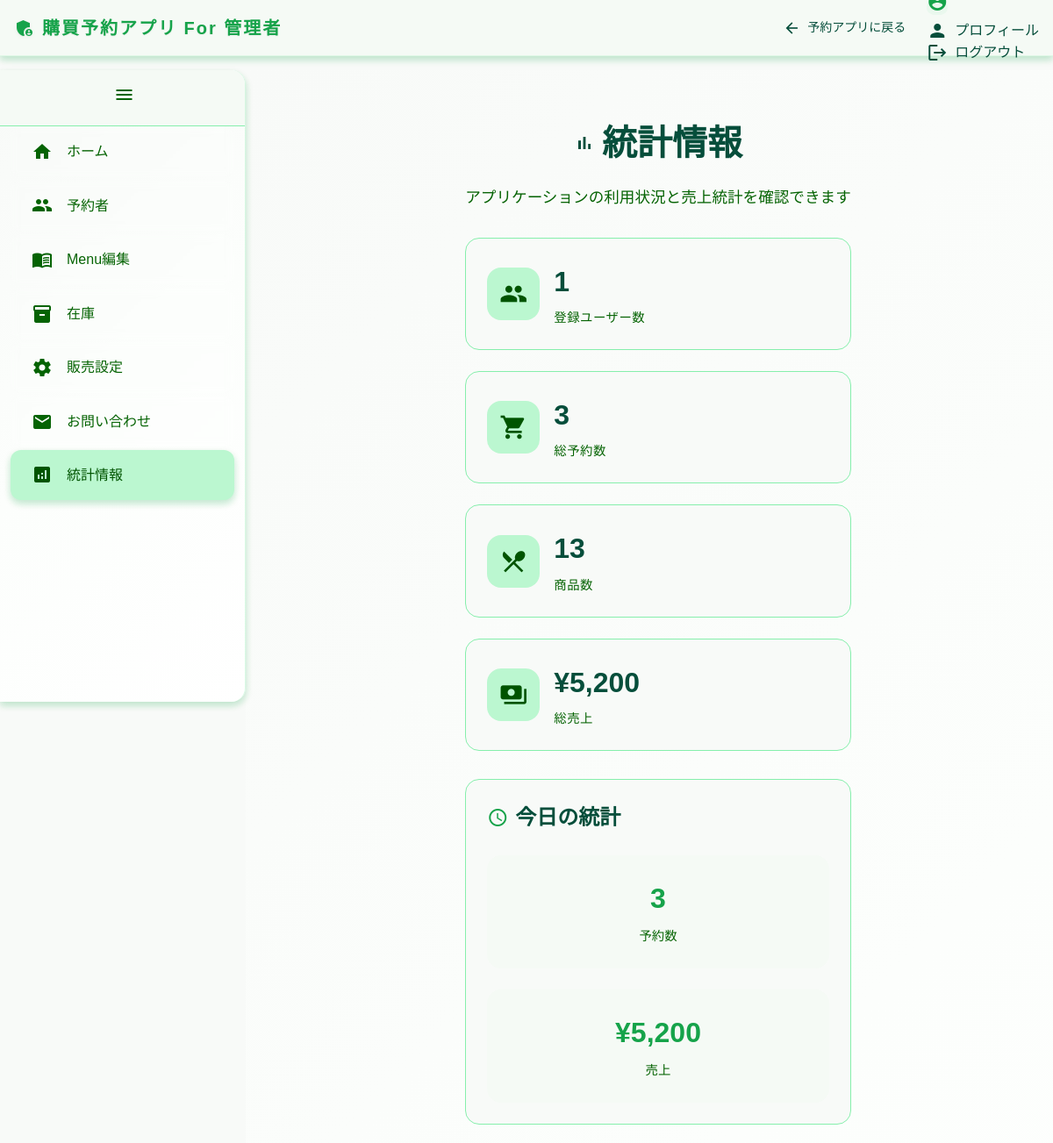
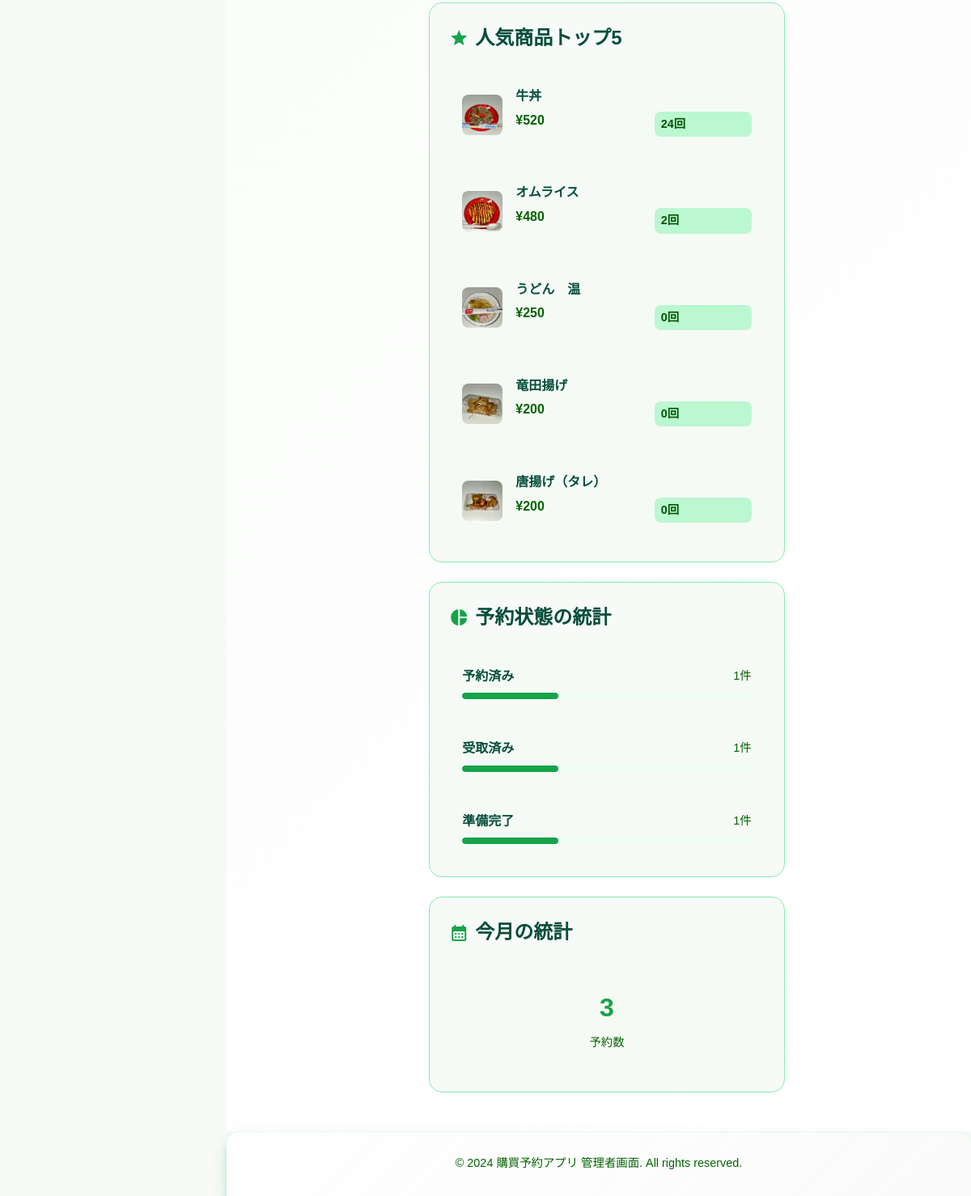
Screenshot of /admin/statistics (signed in) with the database file from the repository (2 pictures, top to bottom).
### kobuy_app/models/models.py (models this page shows, shortened)
class Menu(db.Model):
    __tablename__ = 'menu'
    id = db.Column(db.Integer, primary_key=True)
    orders = db.Column(db.Integer, nullable=False, default=0)
    productname = db.Column(db.String(255))
    price = db.Column(db.String(255))
    buy_cnt = db.Column(db.Integer) # 購入された回数
    explanation = db.Column(db.String(255))
    product_image = db.Column(db.String(255))
    category_id = db.Column(db.Integer, db.ForeignKey('menu_category.id'))

class Reserved(db.Model):
    @staticmethod
    def current_date():
        return datetime.datetime.now().date()
    @staticmethod
    def current_time():
        """
        現在の時刻を取得し、ミリ秒を1/10秒単位に丸める
        """
        now = datetime.datetime.now()
        microseconds = now.microsecond // 100000  # ミリ秒を1/10秒単位に丸める
        rounded_time = now.replace(microsecond=microseconds * 100000)
        return rounded_time.time()
    __tablename__ = 'reserved'
    id = db.Column(db.Integer, primary_key=True)
    user_id = db.Column(db.Integer, db.ForeignKey('user.id'), nullable=False)
    product_id_0 = db.Column(db.Integer, db.ForeignKey('menu.id'), nullable=False)
    product_id_1 = db.Column(db.Integer, db.ForeignKey('menu.id'), default=None)
    product_id_2 = db.Column(db.Integer, db.ForeignKey('menu.id'), default=None)
    product_id_3 = db.Column(db.Integer, db.ForeignKey('menu.id'), default=None)
    product_id_4 = db.Column(db.Integer, db.ForeignKey('menu.id'), default=None)
    reserve_day = db.Column(db.Date, default=current_date)
    reserve_time = db.Column(db.Time, default=current_time)
    price = db.Column(db.Integer)
    state = db.Column(db.String(255))
    user = db.relationship('User', backref='reservations')
    menu_item_0 = db.relationship('Menu', foreign_keys=[product_id_0])
    menu_item_1 = db.relationship('Menu', foreign_keys=[product_id_1])
    menu_item_2 = db.relationship('Menu', foreign_keys=[product_id_2])
    menu_item_3 = db.relationship('Menu', foreign_keys=[product_id_3])
    menu_item_4 = db.relationship('Menu', foreign_keys=[product_id_4])

### kobuy_app/views.py (the view, shortened to what this page needs)
@app.route("/admin/statistics")
@login_required
@admin_required
def admin_statistics():
    data = current_webdata("統計情報")
    total_users = User.query.count()
    total_reservations = Reserved.query.count()
    total_products = Menu.query.count()
    today = datetime.now().date()
    today_reservations = Reserved.query.filter(
        Reserved.reserve_day == today
    ).count()
    current_month = datetime.now().month
    current_year = datetime.now().year
    month_reservations = Reserved.query.filter(
        db.extract('month', Reserved.reserve_day) == current_month,
        db.extract('year', Reserved.reserve_day) == current_year
    ).count()
    popular_products = Menu.query.order_by(Menu.buy_cnt.desc()).limit(5).all()
    status_stats = db.session.query(
        Reserved.state,
        db.func.count(Reserved.id)
    ).group_by(Reserved.state).all()
    total_sales = db.session.query(db.func.sum(Reserved.price)).scalar() or 0
    today_sales = db.session.query(db.func.sum(Reserved.price)).filter(
        Reserved.reserve_day == today
    ).scalar() or 0
    return render_template(
        "admin/statistics.html",
        data=data,
        total_users=total_users,
        total_reservations=total_reservations,
        total_products=total_products,
        today_reservations=today_reservations,
        month_reservations=month_reservations,
        popular_products=popular_products,
        status_stats=status_stats,
        total_sales=total_sales,
        today_sales=today_sales
    )

### kobuy_app/__init__.py (called while the page is built)
@login_manager.user_loader
def load_user(user_id):
    return User.query.get(int(user_id))

def admin_required(f):
    @wraps(f)
    def decorated_function(*args, **kwargs):
        if not current_user.is_authenticated or not current_user.has_role("admin"):
            flash("permission denied", "error")
            return redirect("/")
        return f(*args, **kwargs)
    return decorated_function

def login_required(func):
    @wraps(func)
    def decorated_view(*args, **kwargs):
        if request.method in EXEMPT_METHODS or current_app.config.get("LOGIN_DISABLED"):
            pass
        elif not current_user.is_authenticated:
            flash("このページにアクセスするにはログインしてください", "error")
            return current_app.login_manager.unauthorized()
        if callable(getattr(current_app, "ensure_sync", None)):
            return current_app.ensure_sync(func)(*args, **kwargs)
        return func(*args, **kwargs)
    return decorated_view

### kobuy_app/models/models.py (called while the page is built)
    def has_role(self, role_name):
        return role_name in [role.name for role in self.roles]

    def __repr__(self):
        return f'<Role {self.name}>'

### kobuy_app/views.py (called while the page is built, shortened)
def current_webdata(webtitle: str) -> dict:
    if current_user.is_authenticated:
        data = {
            "webtitle": webtitle,
            "current_user_id": current_user.id,
            "current_user_email": current_user.email,
            "current_user_lastname": current_user.lastname,
            "current_user_firstname": current_user.firstname,
            "current_user_grade": current_user.grade,
            "current_user_cls": current_user.cls,
            "current_user_num": current_user.num,
            "role": str(current_user.roles)
        }
    return data

### kobuy_app/templates/admin/statistics.html (shortened to what this page needs)
{% extends "admin_layout.html" %}
{% block content %}
<div class="statistics-container">
    <div class="page-header">
        <h1 class="page-title">
            <span class="material-icons">bar_chart</span>
            統計情報
        </h1>
        <p class="page-description">
            アプリケーションの利用状況と売上統計を確認できます
        </p>
    </div>
    <div class="stats-grid">
        <div class="stat-card">
            <div class="stat-icon">
                <span class="material-icons">people</span>
            </div>
            <div class="stat-content">
                <h3 class="stat-value">{{ total_users }}</h3>
                <p class="stat-label">登録ユーザー数</p>
            </div>
        </div>
        <div class="stat-card">
            <div class="stat-icon">
                <span class="material-icons">shopping_cart</span>
            </div>
            <div class="stat-content">
                <h3 class="stat-value">{{ total_reservations }}</h3>
                <p class="stat-label">総予約数</p>
            </div>
        </div>
        <div class="stat-card">
            <div class="stat-icon">
                <span class="material-icons">restaurant_menu</span>
            </div>
            <div class="stat-content">
                <h3 class="stat-value">{{ total_products }}</h3>
                <p class="stat-label">商品数</p>
            </div>
        </div>
        <div class="stat-card">
            <div class="stat-icon">
                <span class="material-icons">payments</span>
            </div>
            <div class="stat-content">
                <h3 class="stat-value">¥{{ "{:,}".format(total_sales) }}</h3>
                <p class="stat-label">総売上</p>
            </div>
        </div>
    </div>
    <div class="stats-section">
        <h2 class="section-title">
            <span class="material-icons">schedule</span>
            今日の統計
        </h2>
        <div class="today-stats">
            <div class="today-stat">
                <span class="stat-number">{{ today_reservations }}</span>
                <span class="stat-text">予約数</span>
            </div>
            <div class="today-stat">
                <span class="stat-number">¥{{ "{:,}".format(today_sales) }}</span>
                <span class="stat-text">売上</span>
            </div>
        </div>
    </div>
    <div class="stats-section">
        <h2 class="section-title">
            <span class="material-icons">star</span>
            人気商品トップ5
        </h2>
        <div class="popular-products">
            {% for product in popular_products %}
            <div class="product-stat">
                <div class="product-info">
                    <img src="{{ url_for('static', filename=product.product_image) }}"
                         alt="{{ product.productname }}"
                         class="product-image">
                    <div class="product-details">
                        <h4 class="product-name">{{ product.productname }}</h4>
                        <p class="product-price">¥{{ product.price }}</p>
                    </div>
                </div>
                <div class="product-stats">
                    <span class="sales-count">{{ product.buy_cnt }}回</span>
                </div>
            </div>
            {% endfor %}
        </div>
    </div>
    <div class="stats-section">
        <h2 class="section-title">
            <span class="material-icons">pie_chart</span>
            予約状態の統計
        </h2>
        <div class="status-stats">
            {% for status, count in status_stats %}
            <div class="status-stat">
                <div class="status-info">
                    <span class="status-name">{{ status }}</span>
                    <span class="status-count">{{ count }}件</span>
                </div>
                <div class="status-bar">
                    <div class="status-progress" style="width: {{ (count / total_reservations * 100) if total_reservations > 0 else 0 }}%"></div>
                </div>
            </div>
            {% endfor %}
        </div>
    </div>
    <div class="stats-section">
        <h2 class="section-title">
            <span class="material-icons">calendar_month</span>
            今月の統計
        </h2>
        <div class="monthly-stats">
            <div class="monthly-stat">
                <span class="stat-number">{{ month_reservations }}</span>
                <span class="stat-text">予約数</span>
            </div>
        </div>
    </div>
</div>
{% endblock %}

### kobuy_app/templates/admin/statistics.html (style rules this page uses)
.statistics-container { max-width: 1200px; margin: 0 auto; padding: var(--spacing-lg); }
.page-header { text-align: center; margin-bottom: var(--spacing-xl); }
.page-title { display: flex; align-items: center; justify-content: center; gap: var(--spacing-sm); font-size: 2.5rem; font-weight: 700; color: var(--md-sys-color-on-surface); margin-bottom: var(--spacing-md); }
.page-description { font-size: 1.1rem; color: var(--md-sys-color-on-surface-variant); max-width: 600px; margin: 0 auto; }
.stats-grid { display: grid; grid-template-columns: repeat(auto-fit, minmax(250px, 1fr)); gap: var(--spacing-lg); margin-bottom: var(--spacing-xl); }
.stat-card { background: var(--md-sys-color-surface-container); border-radius: var(--border-radius-lg); border: 1px solid var(--md-sys-color-outline); padding: var(--spacing-lg); display: flex; align-items: center; gap: var(--spacing-md); transition: all var(--transition-fast); }
.stat-icon { display: flex; align-items: center; justify-content: center; width: 60px; height: 60px; border-radius: var(--border-radius-lg); background: var(--md-sys-color-primary-container); color: var(--md-sys-color-on-primary-container); }
.stat-icon .material-icons { font-size: 2rem; }
.stat-content { flex: 1; }
.stat-value { font-size: 2rem; font-weight: 700; color: var(--md-sys-color-on-surface); margin: 0 0 var(--spacing-xs) 0; }
.stat-label { color: var(--md-sys-color-on-surface-variant); font-size: 0.9rem; margin: 0; }
.stats-section { background: var(--md-sys-color-surface-container); border-radius: var(--border-radius-lg); border: 1px solid var(--md-sys-color-outline); padding: var(--spacing-lg); margin-bottom: var(--spacing-lg); }
.section-title { display: flex; align-items: center; gap: var(--spacing-sm); font-size: 1.5rem; font-weight: 600; color: var(--md-sys-color-on-surface); margin: 0 0 var(--spacing-lg) 0; }
.section-title .material-icons { color: var(--md-sys-color-primary); }
.today-stats { display: grid; grid-template-columns: repeat(auto-fit, minmax(200px, 1fr)); gap: var(--spacing-lg); }
.today-stat { text-align: center; padding: var(--spacing-lg); background: var(--md-sys-color-surface-container-high); border-radius: var(--border-radius-lg); }
.stat-number { display: block; font-size: 2rem; font-weight: 700; color: var(--md-sys-color-primary); margin-bottom: var(--spacing-xs); }
.stat-text { color: var(--md-sys-color-on-surface-variant); font-size: 0.9rem; }
.popular-products { display: flex; flex-direction: column; gap: var(--spacing-md); }
.product-stat { display: flex; align-items: center; justify-content: space-between; padding: var(--spacing-md); background: var(--md-sys-color-surface-container-high); border-radius: var(--border-radius-lg); }
.product-info { display: flex; align-items: center; gap: var(--spacing-md); }
.product-image { width: 50px; height: 50px; border-radius: var(--border-radius-sm); object-fit: cover; }
.product-details { flex: 1; }
.product-name { font-weight: 600; color: var(--md-sys-color-on-surface); margin: 0 0 var(--spacing-xs) 0; }
.product-price { color: var(--md-sys-color-primary); font-weight: 600; margin: 0; }
.sales-count { background: var(--md-sys-color-primary-container); color: var(--md-sys-color-on-primary-container); padding: var(--spacing-xs) var(--spacing-sm); border-radius: var(--border-radius-sm); font-weight: 600; font-size: 0.9rem; }
.status-stats { display: flex; flex-direction: column; gap: var(--spacing-md); }
.status-stat { padding: var(--spacing-md); background: var(--md-sys-color-surface-container-high); border-radius: var(--border-radius-lg); }
.status-info { display: flex; justify-content: space-between; align-items: center; margin-bottom: var(--spacing-sm); }
.status-name { font-weight: 600; color: var(--md-sys-color-on-surface); }
.status-count { color: var(--md-sys-color-on-surface-variant); font-size: 0.9rem; }
.status-bar { height: 8px; background: var(--md-sys-color-surface-variant); border-radius: var(--border-radius-sm); overflow: hidden; }
.status-progress { height: 100%; background: var(--md-sys-color-primary); border-radius: var(--border-radius-sm); transition: width var(--transition-normal); }
.monthly-stats { display: grid; grid-template-columns: repeat(auto-fit, minmax(200px, 1fr)); gap: var(--spacing-lg); }
.monthly-stat { text-align: center; padding: var(--spacing-lg); background: var(--md-sys-color-surface-container-high); border-radius: var(--border-radius-lg); }

### rows the page displays
Menu: product_image (picture), productname "牛丼", price "520", buy_cnt "24"
Menu: product_image (picture), productname "オムライス", price "480", buy_cnt "2"
Menu: product_image (picture), productname "うどん 温", price "250", buy_cnt "0"
Menu: product_image (picture), productname "竜田揚げ", price "200", buy_cnt "0"
Menu: product_image (picture), productname "唐揚げ（タレ）", price "200", buy_cnt "0"
Reserved: state "予約済み", count "1", {{ (count / total_reservations * 100) if total_reservations > 0 else 0 }} 33.33333333333333 (drawn)
Reserved: state "受取済み", count "1", {{ (count / total_reservations * 100) if total_reservations > 0 else 0 }} 33.33333333333333 (drawn)
Reserved: state "準備完了", count "1", {{ (count / total_reservations * 100) if total_reservations > 0 else 0 }} 33.33333333333333 (drawn)

### other values shown
{{ total_users }} "1"
{{ total_reservations }} "3"
{{ total_products }} "13"
{{ "{:,}".format(total_sales) }} "5,200"
{{ today_reservations }} "3"
{{ "{:,}".format(today_sales) }} "5,200"
{{ month_reservations }} "3"
